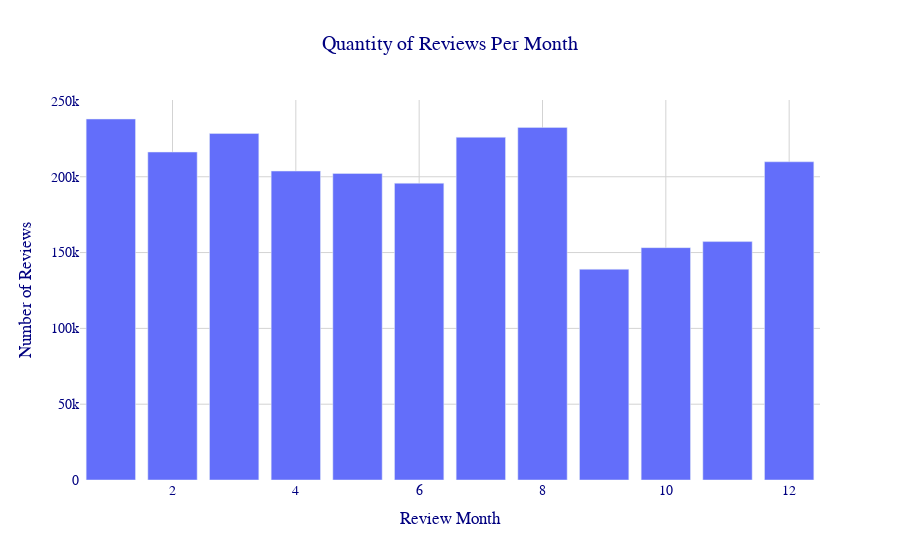

This figure's notebook cell:
### Code cell
_df = df.review_month.value_counts().reset_index().rename(
    columns={'index':'review_month', 'review_month':'count'})

fig = px.bar(
    _df, 
    x='review_month', 
    y='count', 
    title='Quantity of Reviews By Month')

fig.update_xaxes(
    title='Review Month',
    gridcolor='lightgray',
    showgrid=True, 
    gridwidth=1)

fig.update_yaxes(
    title='Number of Reviews',
    gridcolor='lightgray',
    showgrid=True, 
    gridwidth=1)

fig.update_layout(
    paper_bgcolor='rgba(0,0,0,0)',
    plot_bgcolor='rgba(0,0,0,0)',
    title_font_size=20,
    showlegend=False,
    hoverlabel=dict(
        bgcolor='ivory',
        font_size=16,
        font_family='Rockwell'),
    font=dict(family='Rockwell', 
            color='navy',
            size=14), 
    title_x=0.5)

fig.show()

### Figure 1 — Plotly figure (JSON) as saved in the notebook; plotly's stock layout.template omitted (floating-point values rounded to 4 significant figures)
{"data": [{"alignmentgroup": "True", "hovertemplate": "review_month=%{x}<br>count=%{y}<extra></extra>", "legendgroup": "", "marker": {"color": "#636efa", "pattern": {"shape": ""}}, "name": "", "offsetgroup": "", "orientation": "v", "showlegend": false, "textposition": "auto", "type": "bar", "x": [1, 8, 3, 7, 2, 12, 4, 5, 6, 11, 10, 9], "xaxis": "x", "y": [238092, 232543, 228506, 226032, 216290, 209879, 203752, 202148, 195723, 157242, 153258, 138993], "yaxis": "y"}], "layout": {"barmode": "relative", "font": {"color": "navy", "family": "Rockwell", "size": 14}, "hoverlabel": {"bgcolor": "ivory", "font": {"family": "Rockwell", "size": 16}}, "legend": {"tracegroupgap": 0}, "paper_bgcolor": "rgba(0,0,0,0)", "plot_bgcolor": "rgba(0,0,0,0)", "showlegend": false, "title": {"font": {"size": 20}, "text": "Quantity of Reviews Per Month", "x": 0.5}, "xaxis": {"anchor": "y", "domain": [0, 1], "gridcolor": "lightgray", "gridwidth": 1, "showgrid": true, "title": {"text": "Review Month"}}, "yaxis": {"anchor": "x", "domain": [0, 1], "gridcolor": "lightgray", "gridwidth": 1, "showgrid": true, "title": {"text": "Number of Reviews"}}}}
